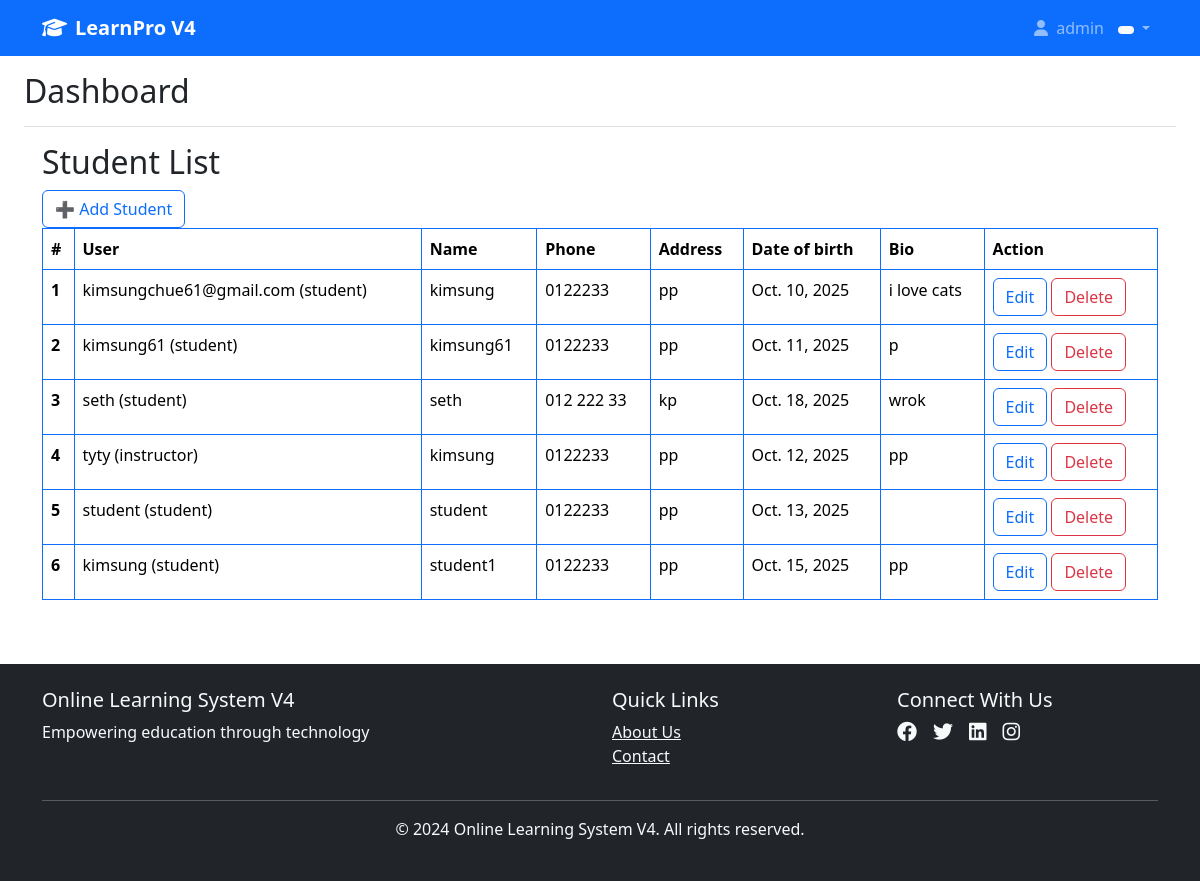
The app's page /students/ (signed in) with its own data.
### users/models.py (models this page shows, shortened)
class User(AbstractUser):
    ROLE_CHOICES = (
        ('student', 'Student'),
        ('instructor', 'Instructor'),
        ('employee', 'Employee'),
    )
    role = models.CharField(max_length=20, choices=ROLE_CHOICES)
    def __str__(self):
        return f"{self.username} ({self.role})"

class Student(models.Model):
    user = models.OneToOneField(settings.AUTH_USER_MODEL, on_delete=models.CASCADE)
    name = models.CharField(max_length=100, null=True, blank=True)
    phone = models.CharField(max_length=20, null=True, blank=True)
    address = models.TextField(null=True, blank=True)
    date_of_birth = models.DateField(blank=True, null=True)
    bio = models.TextField(blank=True)

### users/decorators.py (the view)
    def wrapper_func(request, *args, **kwargs):
        if 'user_id' in request.session:
            return view_func(request, *args, **kwargs)
        else:
            messages.error(request, "Please login to access this page.")
            return redirect('/login/')  # DIRECT PATH

### users/views.py (called while the page is built)
@login_required
def student_list(request):
    students = Student.objects.all()
    return render(request,"students/student_list.html",{"students":students})

### users/templates/students/student_list.html (shortened to what this page needs)
{% extends 'base.html' %}
{% block content %}
<!DOCTYPE html>
<html lang="en">
  <head>
    <link
      href="https://cdn.jsdelivr.net/npm/bootstrap@5.3.7/dist/css/bootstrap.min.css"
      rel="stylesheet"
    />
  </head>
  <body>
    <div class="container">
      <h2>Student List</h2>
      <a href="{% url 'student_add' %}" class="btn btn-outline-primary">➕ Add Student</a>
      <table class="table table-bordered border-primary">
        <thead>
          <tr>
            <th scope="col">#</th>
            <th scope="col">User</th>
            <th scope="col">Name</th>
            <th scope="col">Phone</th>
            <th scope="col">Address</th>
            <th scope="col">Date of birth</th>
            <th scope="col">Bio</th>
            <th scope="col">Action</th>
          </tr>
        </thead>
        <tbody>
          {% for student in students %}
          <tr>
            <th scope="row">{{ forloop.counter }}</th>
            <td>{{ student.user }}</td>
            <td>{{ student.name }}</td>
            <td>{{ student.phone }}</td>
            <td>{{ student.address }}</td>
            <td>{{ student.date_of_birth }}</td>
            <td>{{ student.bio }}</td>
            <td>
              <a href="{% url 'student_edit' student.id %} " class="btn btn-outline-primary">Edit</a>
              <a href="{% url 'student_delete' student.id %} " class="btn btn-outline-danger">Delete</a>
            </td>
          </tr>
          {% endfor %}
        </tbody>
      </table>
    </div>
  </body>
</html>
{% endblock %}

### templates/base.html (shortened to what this page needs)
<!DOCTYPE html>
<html lang="en">
<head>
    <link href="https://cdn.jsdelivr.net/npm/bootstrap@5.3.0/dist/css/bootstrap.min.css" rel="stylesheet">
    <link rel="stylesheet" href="https://cdnjs.cloudflare.com/ajax/libs/font-awesome/6.4.0/css/all.min.css">
</head>
<body>
    <nav class="navbar navbar-expand-lg navbar-dark bg-primary">
        <div class="container">
            <a class="navbar-brand" href="{% url 'home' %}">
                <i class="fas fa-graduation-cap me-2"></i>LearnPro V4
            </a>
            <div class="collapse navbar-collapse" id="navbarNav">
                <ul class="navbar-nav">
                    {% if user.is_authenticated %}
                        <li class="nav-item dropdown">
                            <a class="nav-link dropdown-toggle" href="#" id="userDropdown" role="button" data-bs-toggle="dropdown">
                                <i class="fas fa-user me-1"></i>
                                {{ user.get_full_name|default:user.username }}
                                <span class="badge bg-light text-dark role-badge">
                                </span>
                            </a>
                        </li>
                    {% endif %}
                </ul>
            </div>
        </div>
    </nav>
    <div class="container-fluid">
        <div class="row">
            <main class="col-12 px-md-4">
                <div class="d-flex justify-content-between flex-wrap flex-md-nowrap align-items-center pt-3 pb-2 mb-3 border-bottom">
                    <h1 class="h2">{% block page_title %}Dashboard{% endblock %}</h1>
                </div>
                {% block content %}{% endblock %}
            </main>
        </div>
    </div>
    <footer class="bg-dark text-light py-4 mt-5">
        <div class="container">
            <div class="row">
                <div class="col-md-6">
                    <h5>Online Learning System V4</h5>
                    <p>Empowering education through technology</p>
                </div>
                <div class="col-md-3">
                    <h5>Quick Links</h5>
                    <ul class="list-unstyled">
                        <li><a href="#" class="text-light">About Us</a></li>
                        <li><a href="#" class="text-light">Contact</a></li>
                    </ul>
                </div>
                <div class="col-md-3">
                    <h5>Connect With Us</h5>
                    <div class="d-flex">
                        <a href="#" class="text-light me-3"><i class="fab fa-facebook fa-lg"></i></a>
                        <a href="#" class="text-light me-3"><i class="fab fa-twitter fa-lg"></i></a>
                        <a href="#" class="text-light me-3"><i class="fab fa-linkedin fa-lg"></i></a>
                        <a href="#" class="text-light"><i class="fab fa-instagram fa-lg"></i></a>
                    </div>
                </div>
            </div>
            <hr class="bg-light">
            <div class="text-center">
                <p>&copy; 2024 Online Learning System V4. All rights reserved.</p>
            </div>
        </div>
    </footer>
</body>
</html>

### templates/base.html (style rules this page uses)
.navbar-brand { font-weight: bold; }
.role-badge { font-size: 0.8rem; margin-left: 10px; }

### records on screen
User: get_full_name "admin"
Student: user "kimsungchue61@gmail.com (student)", name "kimsung", phone "0122233", address "pp", date_of_birth "Oct. 10, 2025", bio "i love cats"
Student: user "kimsung61 (student)", name "kimsung61", phone "0122233", address "pp", date_of_birth "Oct. 11, 2025", bio "p"
Student: user "seth (student)", name "seth", phone "012 222 33", address "kp", date_of_birth "Oct. 18, 2025", bio "wrok"
Student: user "tyty (instructor)", name "kimsung", phone "0122233", address "pp", date_of_birth "Oct. 12, 2025", bio "pp"
Student: user "student (student)", name "student", phone "0122233", address "pp", date_of_birth "Oct. 13, 2025"
Student: user "kimsung (student)", name "student1", phone "0122233", address "pp", date_of_birth "Oct. 15, 2025", bio "pp"
